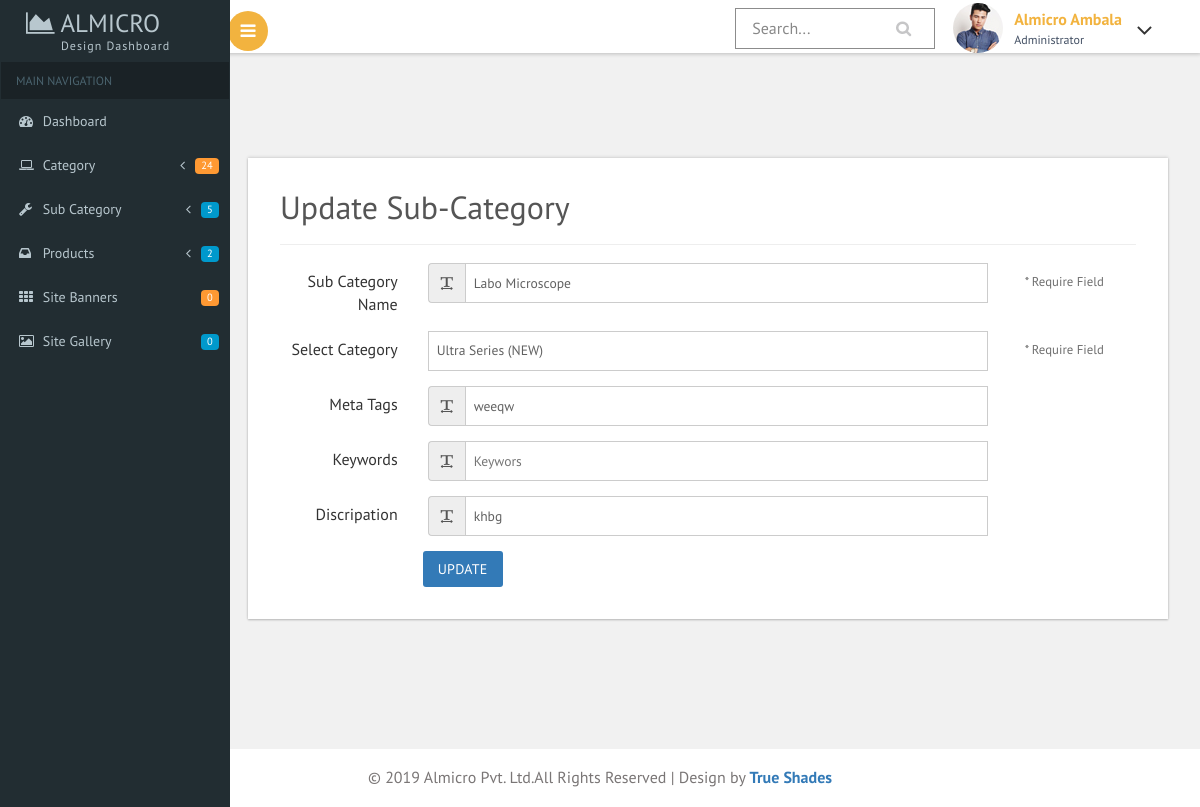
Page /Super_Access/Super_Access/add_subcate.php?check=17 on the committed database.
### tables this page shows
CREATE TABLE IF NOT EXISTS `subcategory` (
  `catid` int(11) NOT NULL DEFAULT '0',
  `rorder` int(11) NOT NULL DEFAULT '0',
  `meta` text NOT NULL,
  `keywords` text NOT NULL,
  `descr` text NOT NULL,
  `subc_name` text NOT NULL,
  `s_id` int(15) NOT NULL AUTO_INCREMENT,
  PRIMARY KEY (`s_id`)
);

CREATE TABLE IF NOT EXISTS `category` (
  `catid` int(11) NOT NULL AUTO_INCREMENT,
  `category` varchar(200) NOT NULL DEFAULT '',
  `descr` varchar(200) DEFAULT NULL,
  `color` varchar(20) NOT NULL DEFAULT '',
  `rorder` int(11) NOT NULL DEFAULT '0',
  `fcolor` varchar(20) NOT NULL DEFAULT '',
  `path` varchar(200) NOT NULL DEFAULT '',
  `keywords` text,
  `titlewords` text,
  PRIMARY KEY (`catid`),
  UNIQUE KEY `catid` (`catid`)
);

### Super_Access/Super_Access/class.php (called while the page is built, shortened)
<?php
class DataBase {
	function connect() {
		$this->servername = "localhost";
		$this->username = "root";
		$this->password = "";
		$this->dbname = "almicro";
		$conn = new mysqli($this->servername, $this->username, $this->password, $this->dbname);
		return $conn;
	}
}
Class Select extends Database {
	Public function Category()
	{
        $select = "Select * from Category";
        $result = $this->connect()->query($select);
        return $result;
	}
	Public function Subc_were($were)
	{
		$this->iwere = $were;
		$select = "Select * from subcategory where s_id ='$this->iwere' ";
		$result = $this->connect()->query($select);
		return $result;
	}
}

### Super_Access/Super_Access/add_subcate.php (the view, shortened to what this page needs)
<?php
include('left-nav.php');
include('header.php');
?>
<div id="page-wrapper">
			<div class="main-page">
				<div class="forms">
				<br><br>
					 <?php
					 if($_GET[check])
					 {
						$upd = new Select;
						$fetch = $upd->Subc_were($_GET['check'])->fetch_assoc();
						 ?>
						 <div class="form-three widget-shadow">
                        <h3 class="hdg" > Update Sub-Category</h3>
                        <hr>
							<div class=" panel-body-inputin">
								<form method="post" class="form-horizontal">
                                <div class="form-group">
										<label class="col-md-2 control-label">Sub Category Name </label>
										<div class="col-md-8">
											<div class="input-group">
												<span class="input-group-addon">
													<i class="fa  fa-text-width"></i>
												</span>
												<input value ="<?php echo $fetch[subc_name] ?>" name="name" type="text" required class="form-control1" placeholder="Sub Category Name">
											</div>
                                        </div>
                                        <div class="col-sm-2">
											<p class="help-block"> * Require Field</p>
                                        </div>
                                    </div>
                                    <div class="form-group">
									<label for="selector1" class="col-sm-2 control-label">Select Category </label>
									<div class="col-sm-8"><select name="Cate_id" value ='<?php echo $fetch[catid] ?>' id="selector1" class="form-control1" required="" >
                                        <?php
                                        $select = new Select;
						            	$res =  $select->Category();
							            while($row =$res->fetch_assoc())
							            {
						            	echo"	<option "; if($row[catid]==$fetch[catid]){echo "selected";} echo " value ='$row[catid]' >$row[category]</option>";
							}  ?>
                                    </select></div>
                                    <div class="col-sm-2">
											<p class="help-block"> * Require Field</p>
                                        </div>
								</div>
                                    <div class="form-group">
										<label class="col-md-2 control-label">Meta Tags </label>
										<div class="col-md-8">
											<div class="input-group">
												<span class="input-group-addon">
													<i class="fa  fa-text-width"></i>
												</span>
												<input value ="<?php echo $fetch[meta] ?>" name="meta" type="text" class="form-control1" placeholder="Meta Tags">
											</div>
										</div>
                                    </div>
                                    <div class="form-group">
										<label class="col-md-2 control-label">Keywords</label>
										<div class="col-md-8">
											<div class="input-group">
												<span class="input-group-addon">
													<i class="fa  fa-text-width"></i>
												</span>
												<input name="key"  value ="<?php echo $fetch[keywords] ?>"  type="text" class="form-control1" placeholder="Keywors">
											</div>
										</div>
                                    </div>
                                    <div class="form-group">
										<label class="col-md-2 control-label">Discripation </label>
										<div class="col-md-8">
											<div class="input-group">
												<span class="input-group-addon">
													<i class="fa  fa-text-width"></i>
												</span>
												<input name="discr"  value ="<?php echo $fetch[descr] ?>"    class="form-control1" type="text" placeholder="Discripation">
											</div>
                                        </div>
                                    </div>
                                    <div class="col-sm-offset-2"> <button  name="Update" type="submit" class="btn btn-primary">Update</button> </div>
							</div>
						</div>
					</div>
						<?php
					 }
					 ?>
        </div>
    </div>
</div>
<?php
include('footer.php');
?>

### Super_Access/Super_Access/css/custom.css (style rules this page uses)
#page-wrapper { padding:5em 2em 2.5em; background-color: #F1F1F1; }

### rows in the picture
subcategory: name "Labo Microscope", Cate_id "Ultra Series (NEW)", meta "weeqw", discr "khbg"

### other values in the picture
$nav->Category()->num_rows "24"
$nav->Subcategory()->num_rows "5"
$nav->Product()->num_rows "2"
$nav->Banner()->num_rows "0"
$nav->Gallery()->num_rows "0"
